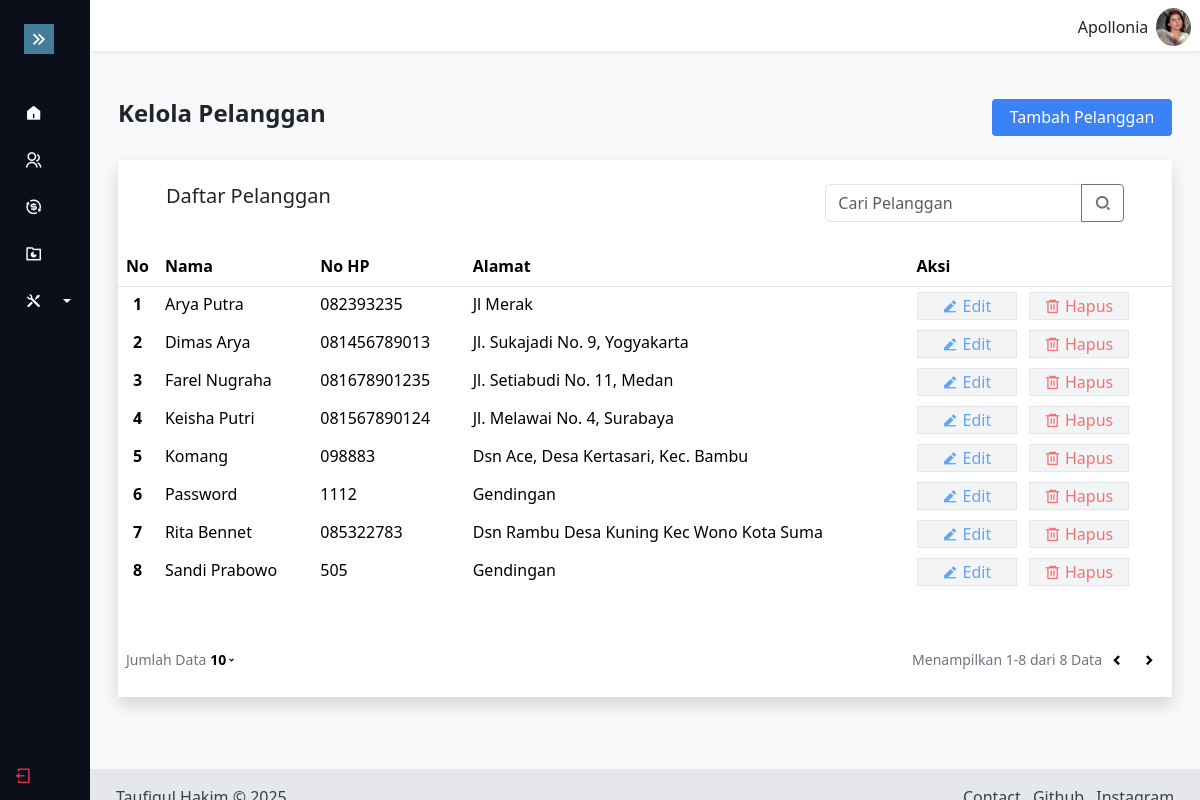
The page /laundrymvc/pelanggan/10 (signed in) on the database its author committed.
### tables this page shows
CREATE TABLE `pelanggan` (
  `pelanggan_id` int NOT NULL,
  `pelanggan_nama` varchar(100) NOT NULL,
  `pelanggan_hp` varchar(15) NOT NULL,
  `pelanggan_alamat` text NOT NULL
);

### laundrymvc/app/core/Controller.php (called while the page is built, shortened)
<?php
class Controller
{
    public function view($view, $data = array())
    {
        require_once 'app/views/' . $view . '.php';
    }
    public function model($model)
    {
        return new $model;
    }
}

### laundrymvc/app/controllers/Pelanggan.php (called while the page is built, shortened)
<?php
class Pelanggan extends Controller
{
    public function index($dataPerPage = 5, $page = 1, $search = null)
    {
        $data['judul'] = 'Pelanggan';
        $pagination = $this->model('Pelanggan_model')->pagination($dataPerPage, $page);
        if (is_null($search)) {
            $data['pelanggan'] = $this->model('Pelanggan_model')->getPelanggan($pagination['limit'], $pagination['offset']);
        } else {
            $data['pelanggan'] = $this->model('Pelanggan_model')->search($search);
        }
        $data['pagination'] = $pagination;
        $data['css'] = BASEURL . 'css/table.css';
        $data['update'] = 'update.js';
        $this->view('pelanggan/index', $data);
    }
}

### laundrymvc/app/core/App.php (called while the page is built, shortened)
<?php
class App
{
    protected $controller = 'dashboard';
    protected $method = 'index';
    protected $params = [];
    public function __construct()
    {
        $url = $this->parse();
        if (file_exists('app/controllers/' . $url[0] . '.php')) {
            $this->controller = $url[0];
            unset($url[0]);
        }
        if (isset($_SESSION['ID_LOGIN'])) {
            $this->controller = new $this->controller;
        } else {
            $this->controller = 'login';
            require_once 'app/controllers/' . $this->controller . '.php';
            $this->controller = new $this->controller;
        }
        if (empty($url['url'])) {
            $this->params = array_values($url);
        }
        call_user_func_array([$this->controller, $this->method], $this->params);
    }
    public function parse()
    {
        if (isset($_GET['url'])) {
            $url = $_GET['url'];
        } else {
            $url = 'login';
        }
        $url = rtrim($url, '/');
        $url = filter_var($url, FILTER_SANITIZE_URL);
        $url = explode('/', $url);
        return $url;
    }
}

### laundrymvc/index.php (called while the page is built, shortened)
<?php
new App();

### laundrymvc/app/core/Database.php (called while the page is built, shortened)
<?php
class Database
{
    private $host = DB_HOST;
    private $user = DB_USER;
    private $password = DB_PASS;
    private $dbname = DB_NAME;
    private $dbh;
    private $stmt;
    public function __construct()
    {
        $dsn = 'mysql:host=' . $this->host . ';dbname=' . $this->dbname;
        $option = [
            PDO::ATTR_PERSISTENT => true,
            PDO::ATTR_ERRMODE => PDO::ERRMODE_EXCEPTION,
        ];
        try {
            $this->dbh = new PDO($dsn, $this->user, $this->password, $option);
        } catch (PDOException $e) {
            die('' . $e->getMessage());
        }
    }
    public function query($sql)
    {
        $this->stmt = $this->dbh->prepare($sql);
    }
    public function execute()
    {
        $this->stmt->execute();
    }
    public function fetch()
    {
        return $this->stmt->fetchAll(PDO::FETCH_ASSOC);
    }
    public function rowCount()
    {
        return $this->stmt->rowCount();
    }
}

### laundrymvc/app/models/Pelanggan_model.php (called while the page is built, shortened)
<?php
class Pelanggan_model
{
    private $db;
    public function __construct()
    {
        $this->db = new Database();
    }
    public function getPelanggan($limit, $offset)
    {
        $this->db->query("SELECT * FROM pelanggan ORDER BY pelanggan_nama ASC LIMIT $limit OFFSET $offset");
        $this->db->execute();
        return $this->db->fetch();
    }
    public function rowPelanggan()
    {
        $this->db->query('SELECT * FROM pelanggan');
        $this->db->execute();
        return $this->db->rowCount();
    }
    public function pagination($limit, $page)
    {
        switch ($limit) {
            case 10:
                $l = 10;
                break;
        }
        $jumlahHal = ceil($this->rowPelanggan() / $l);
        $halAktive = ($page <= $jumlahHal) ? $hal = $page : 1;
        $awalData = ($l * $halAktive) - $l + 1;
        $akhirData = $l * $halAktive;
        $akhirData = ($akhirData < $this->rowPelanggan()) ? $akhirData : $this->rowPelanggan();
        $offset = ($halAktive * $l) - $l;
        $pagination = [
            'limit' => $l,
            'jumlah_hal' => $jumlahHal,
            'hal_aktive' => $halAktive,
            'awal_data' => $awalData,
            'akhir_data' => $akhirData,
            'jumlah_data' => $this->rowPelanggan(),
            'offset' => $offset
        ];
        return $pagination;
    }
}

### laundrymvc/app/views/pelanggan/index.php (the view, shortened to what this page needs)
<main class="content px-3 py-4 mb-5 mt-4">
    <div class="container-fluid">
        <div class="d-flex justify-content-between flex-wrap mb-4">
            <h4 class="fw-bold">Kelola Pelanggan</h4>
            <button type="button" class="add-button" id="btnTambah" data-bs-toggle="modal" data-bs-target="#tambahPel" data-tambah="pelanggan">
                Tambah Pelanggan
            </button>
        </div>
        <div class="bg-white shadow">
            <div class="d-flex flex-wrap justify-content-between px-5 py-4">
                <h5>Daftar Pelanggan</h5>
                <form
                    method='post' id="formSearch" data-search="pelanggan/<?= $data['pagination']['limit'] . '/' . $data['pagination']['hal_aktive'] ?>">
                    <div class="input-group">
                        <input type="text" id="key" name="key" class="form-control" placeholder="Cari Pelanggan"
                            aria-describedby="basic-addon2" autocomplete="off">
                        <div class="input-group-append">
                            <button type="submit" class="btn btn-outline-secondary rounded-0 rounded-end-1"><i
                                    class="ri-search-2-line fw-bold"></i></button>
                        </div>
                    </div>
                </form>
            </div>
            <div class="table-responsive">
                <table class="table table-hover" style="width: 100%;">
                    <thead>
                        <tr>
                            <th width="2%" class="text-left" style="white-space: nowrap;">No</th>
                            <th class="text-left" style="white-space: nowrap;">Nama</th>
                            <th class="text-left" style="white-space: nowrap;">No HP</th>
                            <th class="text-left" style="white-space: nowrap;">Alamat</th>
                            <th width="25%" class="text-left" style="white-space: nowrap;">Aksi</th>
                        </tr>
                    </thead>
                    <tbody>
                        <?php
                        $c = $data['pagination']['awal_data'];
                        foreach ($data['pelanggan'] as $p):
                            ?>
                            <tr class="row-data">
                                <th class="text-center border-0"
                                    style="white-space: nowrap; padding-top: 5px; padding-bottom: 5px;"><?= $c ?></th>
                                <td class="text-left border-0"
                                    style="white-space: nowrap; padding-top: 5px; padding-bottom: 5px;">
                                    <?= ucwords($p['pelanggan_nama']) ?></td>
                                <td class="text-left border-0"
                                    style="white-space: nowrap; padding-top: 5px; padding-bottom: 5px;">
                                    <?= $p['pelanggan_hp'] ?></td>
                                <td class="text-left border-0"
                                    style="wword-wrap: break-word; padding-top: 5px; padding-bottom: 5px;">
                                    <?= ucwords($p['pelanggan_alamat']) ?></td>
                                <td class="border-0"
                                    style="white-space: nowrap; padding-top: 5px; padding-bottom: 5px; text-align: left;">
                                    <a href="<?= REDIRECT . 'pelanggan/update/' . $p['pelanggan_id'] ?>" class="btnUbah" data-bs-toggle="modal" data-id="<?= $p['pelanggan_id']?>" data-edit="pelanggan" data-bs-target="#tambahPel">
                                        <button class="btnedit">
                                            <i class="ri-edit-2-fill"></i>
                                            <span>Edit</span>
                                        </button>
                                    </a>
                                    <a href="<?= REDIRECT . 'pelanggan/hapus/' . $p['pelanggan_id'] ?>"
                                        onclick="return confirm('Apakah Kamu Yakin?')">
                                        <button class="btnhapus">
                                            <i class="ri-delete-bin-6-line"></i>
                                            <span>Hapus</span>
                                        </button>
                                    </a>
                                </td>
                            </tr>
                            <?php
                            $c++;
                        endforeach;
                        ?>
                    </tbody>
                </table>
            </div>
            <div class="mt-3 px-2 py-3 d-flex justify-content-between align-items-center flex-wrap">
                <div class="d-flex gap-1" style="font-size: 14px;">
                    <span class="text-secondary">Jumlah Data</span>
                    <div class="dropdown">
                        <a href="#" class="collapsed text-black d-flex align-items-baseline" role="button"
                            data-bs-toggle="collapse" data-bs-target="#dataPerPage" aria-expanded="false"
                            aria-controls="dataPerPage">
                            <span style="margin-right: -2px;"
                                class="fw-semibold"><?= $data['pagination']['limit'] ?></span>
                            <i class="ri-arrow-drop-down-line"></i>
                        </a>
                    </div>
                </div>
                <div class="d-flex align-items-center " style="font-size: 14px;">
                    <span class="text-secondary">Menampilkan
                        <?= $data['pagination']['awal_data'] . '-' . $data['pagination']['akhir_data'] . ' dari ' . $data['pagination']['jumlah_data'] . ' Data' ?></span>
                    <div>
                        <?php if ($data['pagination']['hal_aktive'] == 1): ?>
                            <a href="" class="text-black">
                                <i class="ri-arrow-drop-left-line" style="font-size: 28px;"></i>
                            </a>
                        <?php endif ?>
                        <?php if ($data['pagination']['hal_aktive'] == $data['pagination']['jumlah_hal']): ?>
                            <a href="" class="text-black">
                                <i class="ri-arrow-drop-right-line" style="font-size: 28px;"></i>
                            </a>
                        <?php endif ?>
                    </div>
                </div>
            </div>
        </div>
    </div>
</main>

### laundrymvc/assets/css/style.css (style rules this page uses)
body { background-color: #F8F9FB; }
a { text-decoration: none; }

### laundrymvc/assets/css/table.css (style rules this page uses)
.add-button { background-color: #3b82f6; width: 180px; color: white; border: none; border-radius: 4px; transition: all 0.5s ease; }
table thead tr th { background-color: #ECF4E8; }
table tbody tr td a button { background-color: #f3f4f6; border: 1px solid #e5e7eb; width: 100px; color: #696969; transition: all 0.5s ease; }
tbody tr td .btnedit { color: #60A5FA !important; margin-right: 4px; }
tbody tr td .btnhapus { color: #F87171 !important; margin-left: 4px; }

### rows shown on the page
pelanggan: pelanggan_nama "Arya Putra", pelanggan_hp "082393235", pelanggan_alamat "Jl Merak"
pelanggan: pelanggan_nama "Dimas Arya", pelanggan_hp "081456789013", pelanggan_alamat "Jl. Sukajadi No. 9, Yogyakarta"
pelanggan: pelanggan_nama "Farel Nugraha", pelanggan_hp "081678901235", pelanggan_alamat "Jl. Setiabudi No. 11, Medan"
pelanggan: pelanggan_nama "Keisha Putri", pelanggan_hp "081567890124", pelanggan_alamat "Jl. Melawai No. 4, Surabaya"
pelanggan: pelanggan_nama "Komang", pelanggan_hp "098883", pelanggan_alamat "Dsn Ace, Desa Kertasari, Kec. Bambu"
pelanggan: pelanggan_nama "Password", pelanggan_hp "1112", pelanggan_alamat "Gendingan"
pelanggan: pelanggan_nama "Rita Bennet", pelanggan_hp "085322783", pelanggan_alamat "Dsn Rambu Desa Kuning Kec Wono Kota Suma"
pelanggan: pelanggan_nama "Sandi Prabowo", pelanggan_hp "505", pelanggan_alamat "Gendingan"

### other values the page prints
$_SESSION['USER_LOGIN'] "Apollonia"
$data['pagination']['limit'] "10"
$data['pagination']['awal_data'] "1"
$data['pagination']['akhir_data'] "8"
$data['pagination']['jumlah_data'] "8"
